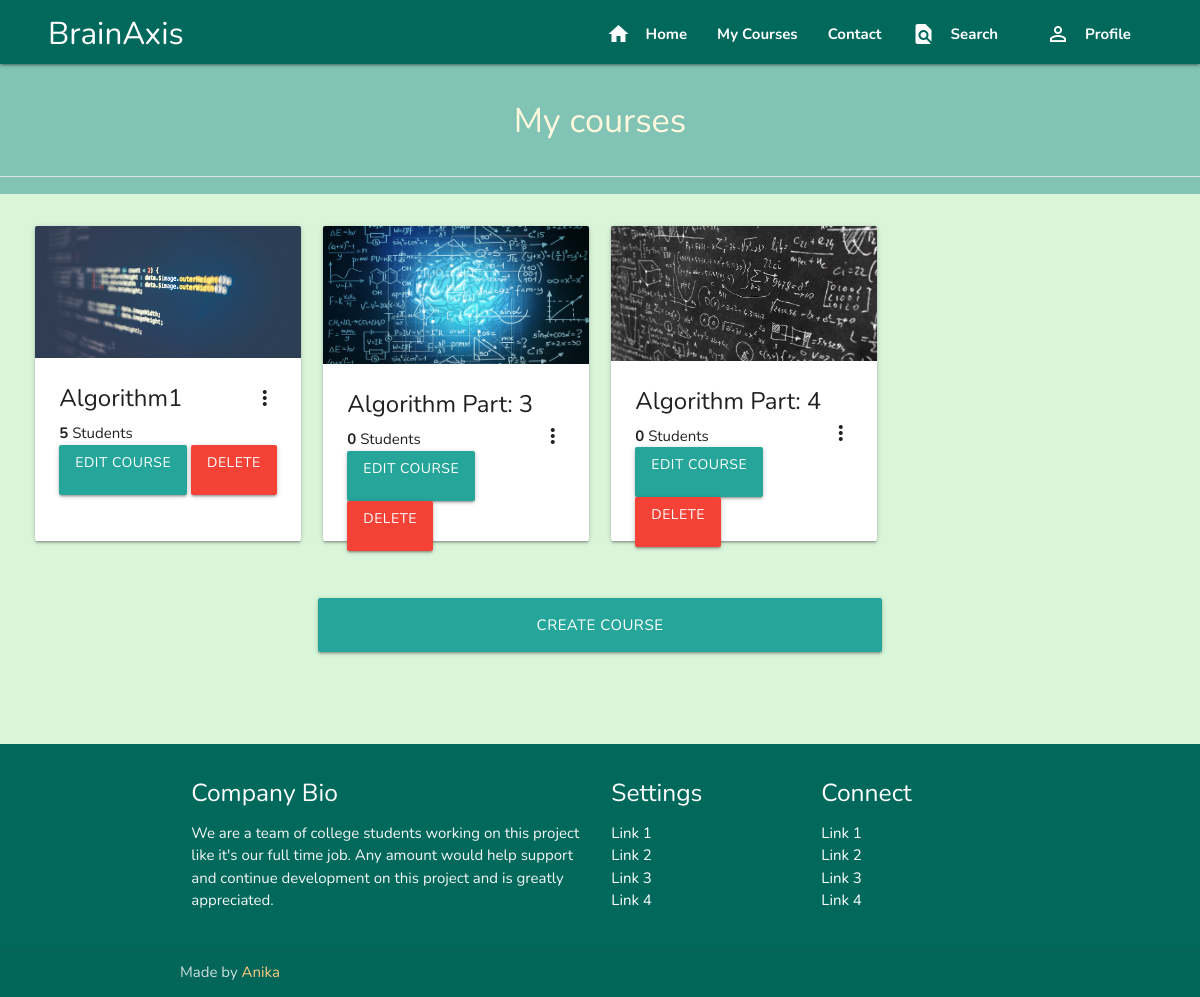
/course/MyCourses/ (signed in), run on the app's committed database.
### classroom/models.py (models this page shows, shortened)
class Course(models.Model):
	id = models.UUIDField(primary_key=True, default=uuid.uuid4, editable=False)
	picture = models.ImageField(upload_to=user_directory_path)
	title = models.CharField(max_length=200)
	description = models.CharField(max_length=800)
	category = models.ForeignKey(Category, on_delete=models.CASCADE)
	syllabus = RichTextField()
	user = models.ForeignKey(User, on_delete=models.CASCADE, related_name='course_owner')
	enrolled = models.ManyToManyField(User)
	modules = models.ManyToManyField(Module)
	questions = models.ManyToManyField(Question)

### classroom/views.py (the view)
# urls.py: path('MyCourses/', MyCourses, name='my-courses'),
def MyCourses(request):
	user = request.user
	courses = Course.objects.filter(user=user)
	context = {
		'courses': courses
	}
	return render(request, 'classroom/mycourses.html', context)

### authy/views.py (called while the page is built)
def SideNavInfo(request):
	user = request.user
	nav_profile = None
	if user.is_authenticated:
		nav_profile = Profile.objects.get(user=user)
	return {'nav_profile': nav_profile}

### student_portall/templates/classroom/mycourses.html (shortened to what this page needs)
{% extends 'base.html' %}
{% load static %}
{% block content %}
<header style="height: 130px; background-color: rgb(129, 195, 181);">
  <div class="section">
    <h4 class="center" style="color: cornsilk;">My courses</h4><br>
    <div class="divider"></div>
  </div>
</header>
<div style="margin: 2%;">
<div class="row">
{% for course in courses %}
<div class="col s12 m3">
  <div class="card" style="height: 315px;">
    <div class="card-image waves-effect waves-block waves-light">
      <a href="{% url 'course' course.id %}"><img class="activator" src="{{ course.picture.url }}"></a>
    </div>
    <div class="card-content">
      <span class="card-title activator grey-text text-darken-4"><b>{{ course.title }}</b><i class="material-icons right">more_vert</i></span>
      <p class="title"><b>{{ course.enrolled.count }}</b> Students</p>
      <a href="{% url 'edit-course' course.id %}" class="btn" style="height: 50px;">Edit course</a>
      <a href="{% url 'delete-course' course.id %}" class="btn red" style="height: 50px;">Delete</a>
    </div>
  </div>
</div>
{% endfor %}
</div>
<div class="center container">
  <br>
  <a href="{% url 'newcourse'%}" class="btn btn-large center" style="width: 70%;">Create Course</a><br><br>
  <br><br>
</div>
</div>
{% endblock %}

### student_portall/static/css/style.css (style rules this page uses)
body { justify-content: center; background-color: rgb(218, 246, 218); font-family: 'Nunito', sans-serif; }

### data on the page
Course: picture (picture), title "Algorithm1", enrolled.count "5"
Course: picture (picture), title "Algorithm Part: 3", enrolled.count "0"
Course: picture (picture), title "Algorithm Part: 4", enrolled.count "0"
